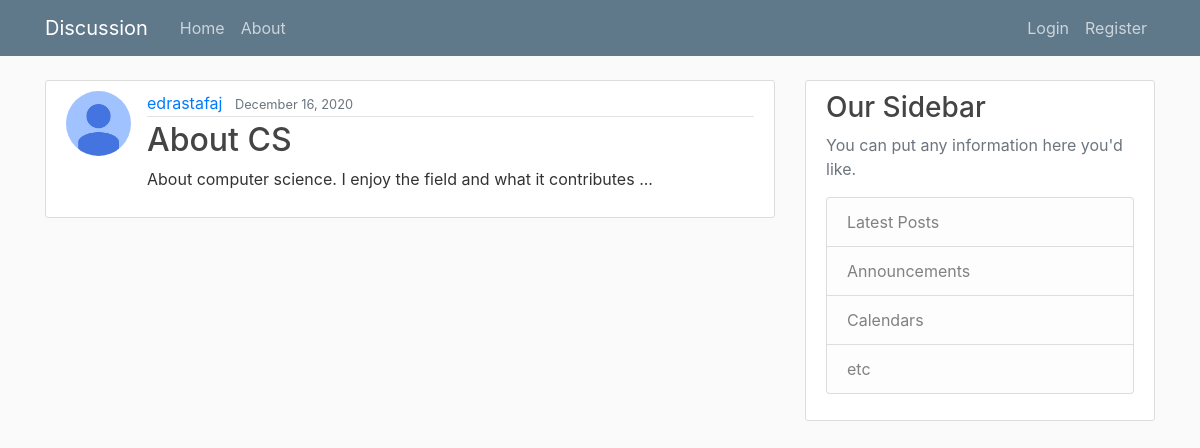
The app's page /post/4/ with its own data.
### academia/models.py (models this page shows, shortened)
class Post(models.Model):
    title = models.CharField(max_length=100)
    content = models.TextField()
    date_posted = models.DateTimeField(default=timezone.now)
    author = models.ForeignKey(User, on_delete=models.CASCADE)

### users/models.py (models this page shows, shortened)
class Profile(models.Model):
    user = models.OneToOneField(User, on_delete=models.CASCADE)
    image = models.ImageField(default='default.jpg', upload_to='pofile_pics')

### academia/views.py (the view)
# urls.py: path('post/<int:pk>/', PostDetailView.as_view(), name='post-detail'),
class PostDetailView(DetailView):
    model = Post

### academia/templates/academia/post_detail.html (shortened to what this page needs)
{% extends "academia/base_discussion.html" %} {% block content %}
<article class="media content-section">
  <img
    class="rounded-circle article-img"
    src="{{ object.author.profile.image.url }}"
  />
  <div class="media-body">
    <div class="article-metadata">
      <a class="mr-2" href="{% url 'user-posts' object.author.username %}"
        >{{ object.author }}</a
      >
      <small class="text-muted">{{ object.date_posted|date:"F d, Y" }}</small>
    </div>
    <h2 class="article-title">{{ object.title }}</h2>
    <p class="article-content">{{ object.content }}</p>
  </div>
</article>
{% endblock content %}

### academia/static/academia/main.css (style rules this page uses)
body { background: #fafafa; color: #333333; margin-top: 5rem; }
h1, h2, h3, h4, h5, h6 { color: #444444; }
.content-section { background: #ffffff; padding: 10px 20px; border: 1px solid #dddddd; border-radius: 3px; margin-bottom: 20px; }
.article-title { color: #444444; }
.article-content { white-space: pre-line; }
.article-img { height: 65px; width: 65px; margin-right: 16px; }
.article-metadata { padding-bottom: 1px; margin-bottom: 4px; border-bottom: 1px solid #e3e3e3 }

### records on screen
Post: author.profile.image (placeholder picture), author "edrastafaj", date_posted "December 16, 2020", title "About CS", content "About computer science. I enjoy the field and what it contributes ..."
